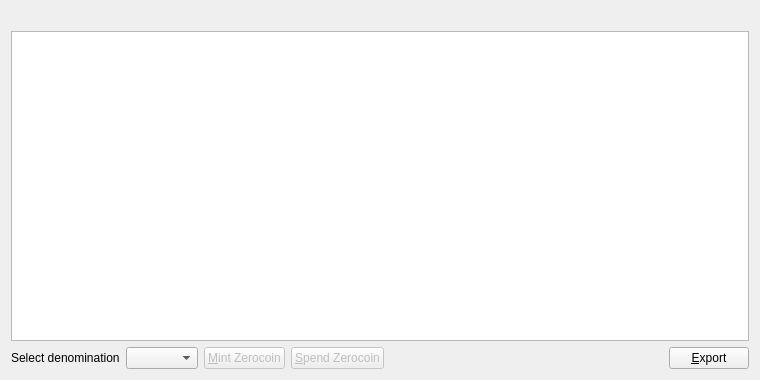
<?xml version="1.0" encoding="UTF-8"?>
<ui version="4.0">
 <class>ZerocoinPage</class>
 <widget class="QWidget" name="ZerocoinPage">
  <property name="geometry">
   <rect>
    <x>0</x>
    <y>0</y>
    <width>760</width>
    <height>380</height>
   </rect>
  </property>
  <layout class="QVBoxLayout" name="verticalLayout">
   <item>
    <widget class="QLabel" name="labelExplanation">
     <property name="textFormat">
      <enum>Qt::PlainText</enum>
     </property>
     <property name="wordWrap">
      <bool>true</bool>
     </property>
    </widget>
   </item>
   <item>
    <widget class="QTableView" name="tableView">
     <property name="contextMenuPolicy">
      <enum>Qt::CustomContextMenu</enum>
     </property>
     <property name="toolTip">
      <string>Right-click to edit address or label</string>
     </property>
     <property name="tabKeyNavigation">
      <bool>false</bool>
     </property>
     <property name="alternatingRowColors">
      <bool>true</bool>
     </property>
     <property name="selectionMode">
      <enum>QAbstractItemView::SingleSelection</enum>
     </property>
     <property name="selectionBehavior">
      <enum>QAbstractItemView::SelectRows</enum>
     </property>
     <property name="sortingEnabled">
      <bool>true</bool>
     </property>
     <attribute name="verticalHeaderVisible">
      <bool>false</bool>
     </attribute>
    </widget>
   </item>
   <item>
    <layout class="QHBoxLayout" name="horizontalLayout">
     <item>
      <widget class="QLabel" name="denomination">
       <property name="text">
        <string>Select denomination</string>
       </property>
      </widget>
     </item>
     <item>
      <widget class="QComboBox" name="zerocoinAmount"/>
     </item>
     <item>
      <widget class="QPushButton" name="zerocoinMintButton">
       <property name="enabled">
        <bool>false</bool>
       </property>
       <property name="toolTip">
        <string>Mint Zerocoin</string>
       </property>
       <property name="text">
        <string>&amp;Mint Zerocoin</string>
       </property>
       <property name="icon">
        <iconset>
         <normaloff>../res/icons/add.png</normaloff>../res/icons/add.png</iconset>
       </property>
       <property name="autoDefault">
        <bool>false</bool>
       </property>
      </widget>
     </item>
     <item>
      <widget class="QPushButton" name="zerocoinSpendButton">
       <property name="enabled">
        <bool>false</bool>
       </property>
       <property name="toolTip">
        <string>Spend Zerocoin</string>
       </property>
       <property name="text">
        <string>&amp;Spend Zerocoin</string>
       </property>
       <property name="icon">
        <iconset>
         <normaloff>../res/icons/edit.png</normaloff>../res/icons/edit.png</iconset>
       </property>
       <property name="autoDefault">
        <bool>false</bool>
       </property>
      </widget>
     </item>
     <item>
      <spacer name="horizontalSpacer">
       <property name="orientation">
        <enum>Qt::Horizontal</enum>
       </property>
       <property name="sizeHint" stdset="0">
        <size>
         <width>40</width>
         <height>20</height>
        </size>
       </property>
      </spacer>
     </item>
     <item>
      <widget class="QPushButton" name="exportButton">
       <property name="toolTip">
        <string>Export the data in the current tab to a file</string>
       </property>
       <property name="text">
        <string>&amp;Export</string>
       </property>
       <property name="icon">
        <iconset>
         <normaloff>../res/icons/export.png</normaloff>../res/icons/export.png</iconset>
       </property>
       <property name="autoDefault">
        <bool>false</bool>
       </property>
      </widget>
     </item>
    </layout>
   </item>
  </layout>
 </widget>
 <resources/>
 <connections/>
</ui>
